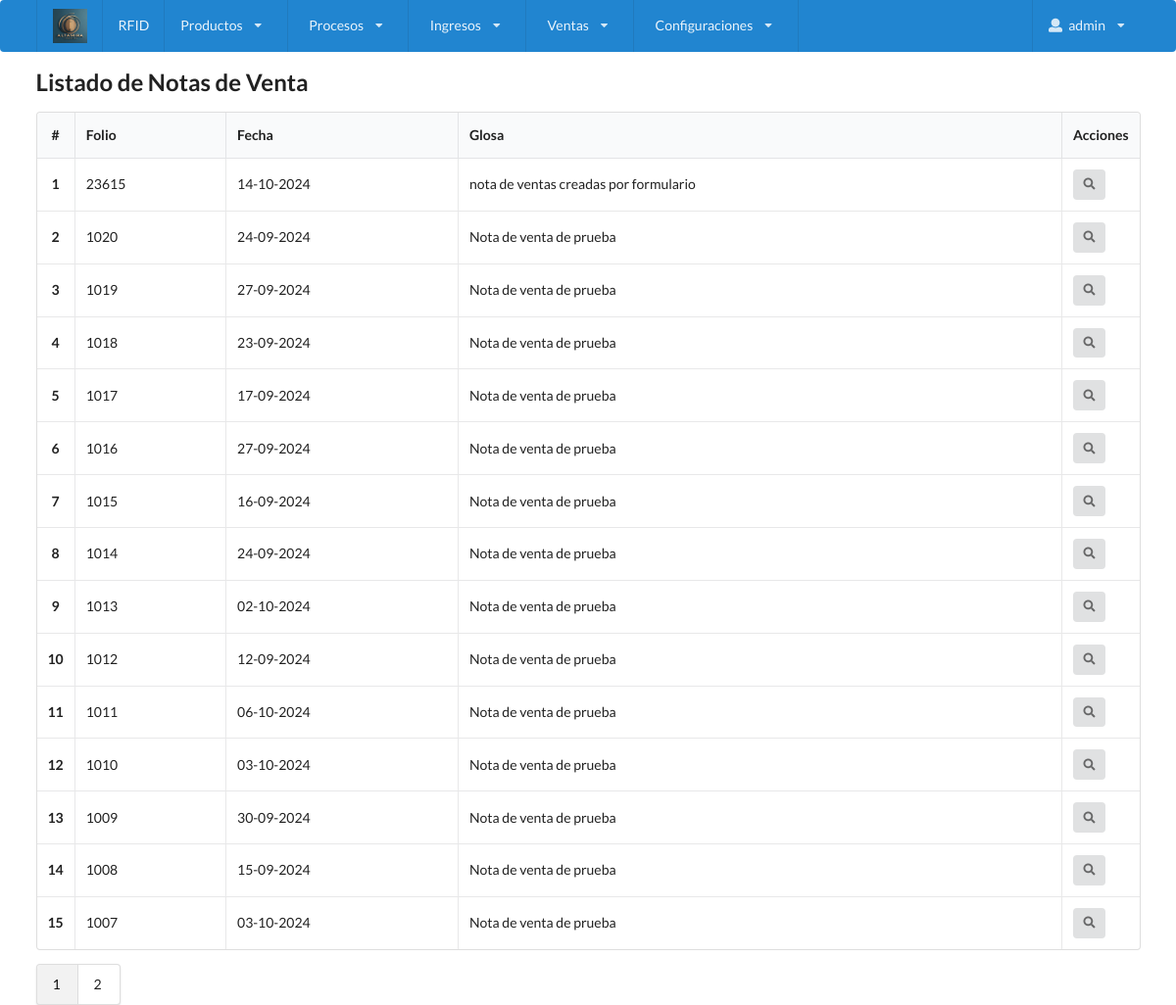
The page /lista_nota_venta.php (signed in) on the database its author committed.
### tables this page shows
CREATE TABLE IF NOT EXISTS `nota_venta` (
  `nv_id` int(11) NOT NULL AUTO_INCREMENT,
  `nv_folio` varchar(50) NOT NULL DEFAULT '0',
  `nv_fecha` date NOT NULL DEFAULT '0000-00-00',
  `nv_estado` char(3) NOT NULL DEFAULT 'PND',
  `nv_glosa` varchar(200) DEFAULT NULL,
  PRIMARY KEY (`nv_id`),
  UNIQUE KEY `nv_folio` (`nv_folio`)
);

### navegacion.php (called while the page is built)
<?
$navegacion = array(
    "Productos" => array(
        "Crear nuevo producto" =>"productos/productos.php",
        "Lista de productos" => "productos/productos_lista.php"
    ),
    "Procesos" => array(
        "Creación de Etiquetas" => "procesos/etiquetas.php",
        "Ajuste de Stock" => "procesos/ajuste.php"
    ),
    "Ingresos" => array(
        "Crear Guia de Ingreso" => "ingresos/crear_guia_entrada.php",
        "Lista de Guias de Ingreso" => "ingresos/lista_guia_entrada.php"
    ),
    "Ventas" => array(
        "Crear Nota de Venta" => "ventas/crear_nota_venta.php",
        "Lista Notas de venta" => "ventas/lista_nota_venta.php"
    ),
    "Configuraciones" => array(
        "Gestión de Usuarios" => "configuraciones/configuraciones.php",
        "Otras Configuraciones" => "#"
    )
);

### lista_nota_venta.php (the view, shortened to what this page needs)
<?php
require "config.php";
$por_pagina = 15;
$pagina = isset($_GET['pagina']) ? (int)$_GET['pagina'] : 1;
$inicio = ($pagina - 1) * $por_pagina;
$sql_total = "SELECT COUNT(*) as total FROM nota_venta";
$resultado_total = $conn->query($sql_total);
$fila_total = $resultado_total->fetch(PDO::FETCH_ASSOC);
$total_registros = $fila_total['total'];
$total_paginas = ceil($total_registros / $por_pagina);
$sql = "SELECT nv_folio, nv_fecha, nv_glosa FROM nota_venta ORDER BY nv_folio DESC LIMIT :inicio, :por_pagina";
$stmt = $conn->prepare($sql);
$stmt->bindParam(':inicio', $inicio, PDO::PARAM_INT);
$stmt->bindParam(':por_pagina', $por_pagina, PDO::PARAM_INT);
$stmt->execute();
$notas_venta = $stmt->fetchAll(PDO::FETCH_ASSOC);
?>
<!DOCTYPE html>
<html lang="es">
<head>
    <link href="https://cdn.jsdelivr.net/npm/semantic-ui@2.4.2/dist/semantic.min.css" rel="stylesheet">
</head>
<body>
    <?php include 'menu.php'; ?>
    <div class="ui container" style="margin-top: 20px;">
        <h2 class="ui header">Listado de Notas de Venta</h2>
        <table class="ui celled table">
            <thead>
                <tr>
                    <th width="1" class="center aligned">#</th>
                    <th>Folio</th>
                    <th>Fecha</th>
                    <th>Glosa</th>
                    <th width="1">Acciones</th>
                </tr>
            </thead>
            <tbody>
                <?php
                $contador=0;
                foreach ($notas_venta as $nota):
                    $contador++;
                 ?>
                    <tr>
                        <td class="center aligned"><b><?php echo htmlspecialchars($contador)?></b></td>
                        <td><?php echo htmlspecialchars($nota['nv_folio']); ?></td>
                        <td><?php echo date('d-m-Y', strtotime($nota['nv_fecha'])); ?></td>
                        <td><?php echo htmlspecialchars($nota['nv_glosa']); ?></td>
                        <td>
                            <button class="ui icon button tiny" onclick="verDetalle(<?php echo $nota['nv_folio']; ?>)">
                                <i class="search icon"></i>
                            </button>
                        </td>
                    </tr>
                <?php endforeach; ?>
            </tbody>
        </table>
        <?php if ($total_paginas > 1): ?>
            <div class="ui pagination menu">
                <?php for ($i = 1; $i <= $total_paginas; $i++): ?>
                    <a class="item <?php echo ($i == $pagina) ? 'active' : ''; ?>" href="?pagina=<?php echo $i; ?>">
                        <?php echo $i; ?>
                    </a>
                <?php endfor; ?>
            </div>
        <?php endif; ?>
    </div>
</body>
</html>

### menu.php (shortened to what this page needs)
<?php
if (!isset($nombreUsuario)) {
    $nombreUsuario = isset($_SESSION['usuario']) ? htmlspecialchars($_SESSION['usuario']) : 'Usuario';
}
require 'navegacion.php';
$url_base="http://localhost:8080/Altamira/";
?>
<div class="ui blue inverted menu" id="main-menu">
    <div class="ui container">
        <div class="logo-container item">
            <img src="<?echo $url_base?>imagenes/altamira.jpg" alt="Altamira Logo">
        </div>
        <a class="item" href="<?echo $url_base?>pag_principal.php">RFID</a>
    <?
    foreach($navegacion as $seccion => $paginas){
    ?>
    <div class="ui dropdown item">
        <? echo $seccion;?> <i class="dropdown icon"></i>
    </div>
  <?}?>
        <div class="right menu">
            <div class="ui dropdown item">
                <i class="user icon"></i>
                <span class="username-text"><?php echo $nombreUsuario; ?></span> <i class="dropdown icon"></i>
            </div>
        </div>
    </div>
</div>

### menu.php (style rules this page uses)
#main-menu .right.menu .dropdown.item .user.icon, #main-menu .right.menu .dropdown.item .username-text { display: inline-block; vertical-align: middle; }

### rows shown on the page
nota_venta: nv_folio "23615", nv_fecha "14-10-2024", nv_glosa "nota de ventas creadas por formulario"
nota_venta: nv_folio "1020", nv_fecha "24-09-2024", nv_glosa "Nota de venta de prueba"
nota_venta: nv_folio "1019", nv_fecha "27-09-2024", nv_glosa "Nota de venta de prueba"
nota_venta: nv_folio "1018", nv_fecha "23-09-2024", nv_glosa "Nota de venta de prueba"
nota_venta: nv_folio "1017", nv_fecha "17-09-2024", nv_glosa "Nota de venta de prueba"
nota_venta: nv_folio "1016", nv_fecha "27-09-2024", nv_glosa "Nota de venta de prueba"
nota_venta: nv_folio "1015", nv_fecha "16-09-2024", nv_glosa "Nota de venta de prueba"
nota_venta: nv_folio "1014", nv_fecha "24-09-2024", nv_glosa "Nota de venta de prueba"
nota_venta: nv_folio "1013", nv_fecha "02-10-2024", nv_glosa "Nota de venta de prueba"
nota_venta: nv_folio "1012", nv_fecha "12-09-2024", nv_glosa "Nota de venta de prueba"
nota_venta: nv_folio "1011", nv_fecha "06-10-2024", nv_glosa "Nota de venta de prueba"
nota_venta: nv_folio "1010", nv_fecha "03-10-2024", nv_glosa "Nota de venta de prueba"
nota_venta: nv_folio "1009", nv_fecha "30-09-2024", nv_glosa "Nota de venta de prueba"
nota_venta: nv_folio "1008", nv_fecha "15-09-2024", nv_glosa "Nota de venta de prueba"
nota_venta: nv_folio "1007", nv_fecha "03-10-2024", nv_glosa "Nota de venta de prueba"

### other values the page prints
$seccion "Productos"
$seccion "Procesos"
$seccion "Ingresos"
$seccion "Ventas"
$seccion "Configuraciones"
$nombreUsuario "admin"
